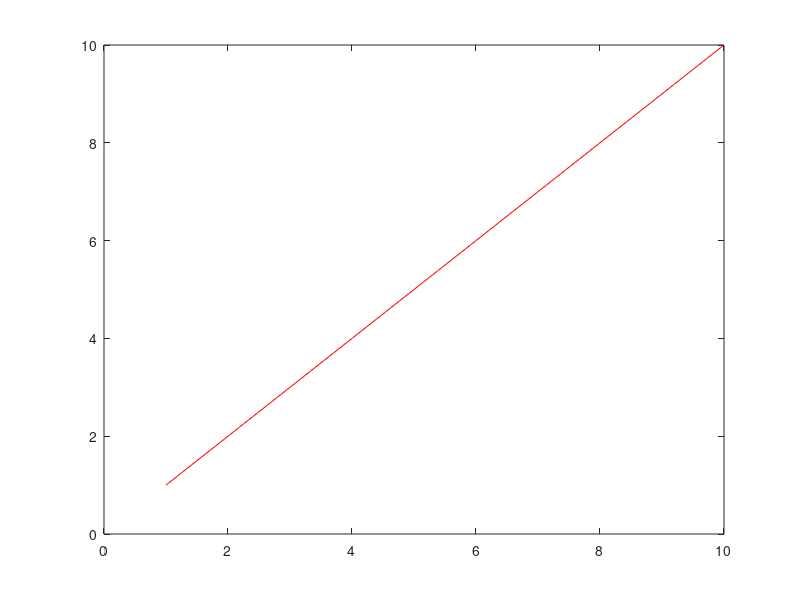

Write MATLAB code to recreate this figure.
function test()
    plot(1:10,1:10, 'r');
end

% Run the code section below to plot an image of a rose
p=pi;
[R,T]=ndgrid(linspace(0,1,n),linspace(-2,20*p,n));
x=1-(.5)*((5/4)*(1-mod(3.6*T,2*p)/p).^2-.25).^2;
U=2*exp(-T/(8*p));
L=sin(U);
H=cos(U);
y=1.99*(R.^2).*(1.2*R-1).^2.*L;
K=x.*(R.*L+y.*H);
X=K.*sin(T);
Y=K.*cos(T);
Z=x.*(R.*H-y.*L);
surf(X,Y,Z,'LineStyle','none')
grid,axis off;
colormap(jet)
% You should see the plot
for i = 1:12
    disp('Shutting down.')
end
